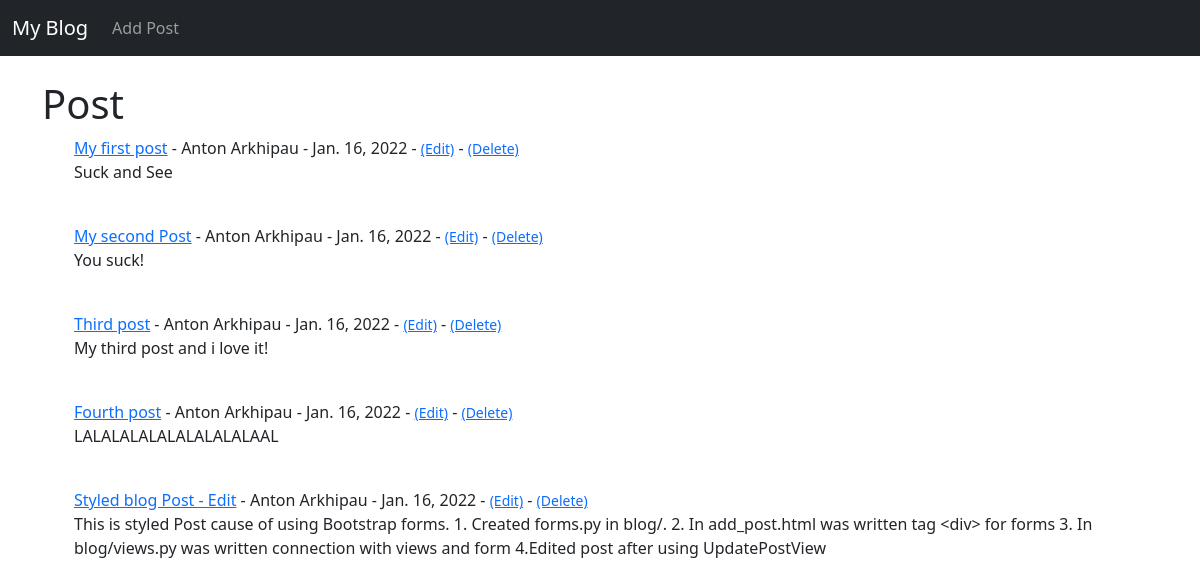
Before: / with the older database file.
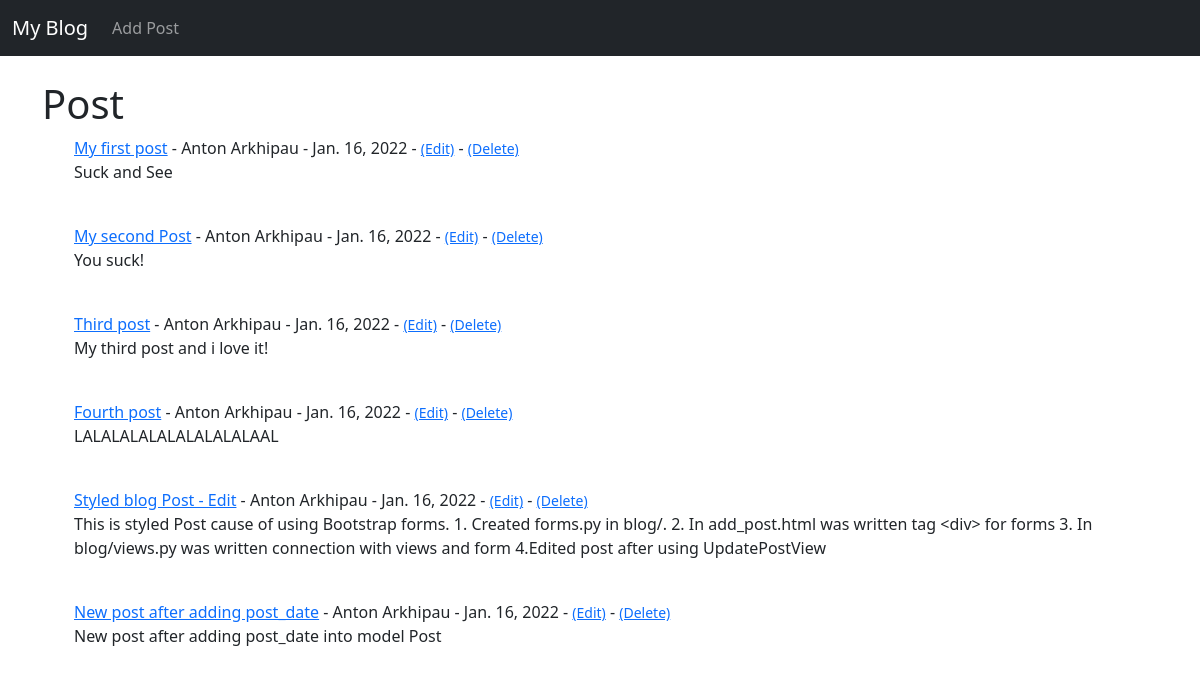
After: the same page with the newer database file.
### blog/models.py (models this page shows, shortened)
class Post(models.Model):
    title = models.CharField(max_length=255) # title Поста, текстовый формат с максимальной длиной 255 символов
    title_tag = models.CharField(max_length=255) # отвечает за название вкладки
    author = models.ForeignKey(User, on_delete=models.CASCADE) # внешний ключ для таблицы User, с каскадным удалением
    body = models.TextField()
    post_date = models.DateField(auto_now_add=True)

### blog/views.py (the view)
# urls.py: path('', HomeView.as_view(), name="home"),
class HomeView(ListView): # view для отображения данных на главной странице
    model = Post # прописываем модель, данные мз которой мы будем отображать
    template_name = 'home.html' # html страничка на которой это будет отображаться
    ordering = ['-post_date'] # посты отображаются по дате создания

### blog/templates/home.html
{% extends 'base.html' %}
{% block content %}
<h1>Post</h1>
{% for post in object_list %}
    <ul><a href='{% url "article_detail" post.pk %}'>{{ post.title }}</a>
    - {{ post.author.first_name }}
     {{ post.author.last_name }}
     - {{post.post_date}}
     - <small><a href="{% url 'update_post' post.pk %}">(Edit)</a></small>
     - <small><a href="{% url 'delete_post' post.pk %}">(Delete)</a></small><br>
    {{ post.body }}</ul>
    <br>
{% endfor %}
{% endblock %}

### blog/templates/base.html (shortened to what this page needs)
<!doctype html>
<html lang="en">
  <head>
    <link href="https://cdn.jsdelivr.net/npm/bootstrap@5.1.3/dist/css/bootstrap.min.css" rel="stylesheet">
  </head>
  <body>
    <nav class="navbar navbar-expand-lg navbar-dark bg-dark">
  <div class="container-fluid">
    <a class="navbar-brand" href="{% url 'home' %}">My Blog</a>
    <div class="collapse navbar-collapse" id="navbarSupportedContent">
      <ul class="navbar-nav me-auto mb-2 mb-lg-0">
        <li class="nav-item">
          <a class="nav-link" href="{% url 'add_post' %}">Add Post</a>
        </li>
      </ul>
    </div>
  </div>
</nav>
    <br/>
    <div class='container'>
    {% block content %}{% endblock %}
    </div>
  </body>
</html>

Changed rows visible on the page:
added Post: title "New post after adding post_date", author.first_name "Anton", author.last_name "Arkhipau", post_date "Jan. 16, 2022", body "New post after adding post_date into model Post"
